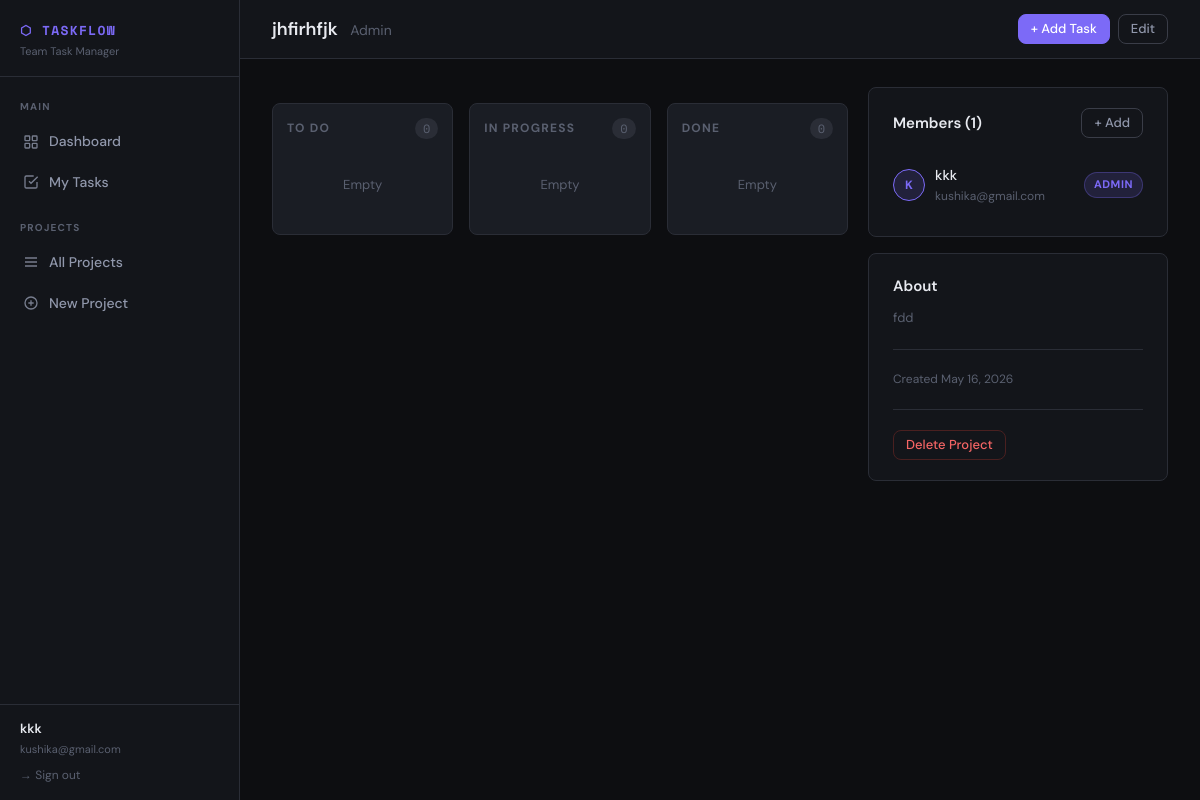
The page /projects/1 (signed in) on the database its author committed.
### app.py (models this page shows, shortened)
class User(UserMixin, db.Model):
    id = db.Column(db.Integer, primary_key=True)
    name = db.Column(db.String(100), nullable=False)
    email = db.Column(db.String(150), unique=True, nullable=False)
    password_hash = db.Column(db.String(256), nullable=False)
    created_at = db.Column(db.DateTime, default=datetime.utcnow)
    owned_projects = db.relationship('Project', backref='owner', lazy=True)
    assigned_tasks = db.relationship('Task', backref='assignee', lazy=True)
    def get_role_in(self, project):
        stmt = project_members.select().where(
            project_members.c.user_id == self.id,
            project_members.c.project_id == project.id
        )
        result = db.session.execute(stmt).fetchone()
        return result.role if result else None

class Project(db.Model):
    id = db.Column(db.Integer, primary_key=True)
    name = db.Column(db.String(150), nullable=False)
    description = db.Column(db.Text)
    owner_id = db.Column(db.Integer, db.ForeignKey('user.id'), nullable=False)
    created_at = db.Column(db.DateTime, default=datetime.utcnow)
    members = db.relationship('User', secondary=project_members,
                              backref=db.backref('projects', lazy='dynamic'))
    tasks = db.relationship('Task', backref='project', lazy=True, cascade='all, delete-orphan')

### tables this page shows
CREATE TABLE project_members (
	user_id INTEGER NOT NULL, 
	project_id INTEGER NOT NULL, 
	role VARCHAR(20), 
	PRIMARY KEY (user_id, project_id), 
	FOREIGN KEY(user_id) REFERENCES user (id), 
	FOREIGN KEY(project_id) REFERENCES project (id)
);

### app.py (the view)
@app.route('/projects/<int:project_id>')
@login_required
def project_detail(project_id):
    project = Project.query.get_or_404(project_id)
    if current_user not in project.members:
        abort(403)
    role = current_user.get_role_in(project)
    tasks = Task.query.filter_by(project_id=project_id).order_by(Task.created_at.desc()).all()
    task_groups = {
        'To Do': [t for t in tasks if t.status == 'To Do'],
        'In Progress': [t for t in tasks if t.status == 'In Progress'],
        'Done': [t for t in tasks if t.status == 'Done'],
    }
    member_roles = []
    for m in project.members:
        member_roles.append({'user': m, 'role': m.get_role_in(project)})
    return render_template('project_detail.html', project=project, task_groups=task_groups,
                           role=role, member_roles=member_roles, today=date.today())

### app.py (called while the page is built)
@login_manager.user_loader
def load_user(user_id):
    return db.session.get(User, int(user_id))

### templates/project_detail.html (shortened to what this page needs)
{% extends "base.html" %}
{% block page_title %}{{ project.name }} <span>{{ role }}</span>{% endblock %}
{% block topbar_actions %}
  {% if role == 'Admin' %}
    <a href="{{ url_for('new_task', project_id=project.id) }}" class="btn btn-primary btn-sm">+ Add Task</a>
    <a href="{{ url_for('edit_project', project_id=project.id) }}" class="btn btn-ghost btn-sm">Edit</a>
  {% endif %}
{% endblock %}
{% block content %}
<div style="display:grid;grid-template-columns:1fr 300px;gap:20px;align-items:start;">
  <div>
    <div class="kanban">
      {% for col_name, col_tasks in task_groups.items() %}
        <div class="kanban-col">
          <div class="kanban-col-header">
            <div class="kanban-col-title">{{ col_name }}</div>
            <div class="kanban-count">{{ col_tasks|length }}</div>
          </div>
          {% for task in col_tasks %}
            <div class="task-card" onclick="location.href='{{ url_for('edit_task', task_id=task.id) }}'">
              <div class="task-card-title">{{ task.title }}</div>
              <div class="task-card-meta">
                {% if task.priority == 'High' %}<span class="badge badge-high">High</span>
                {% elif task.priority == 'Medium' %}<span class="badge badge-medium">Medium</span>
                {% else %}<span class="badge badge-low">Low</span>{% endif %}
                {% if task.is_overdue %}
                  <span class="badge badge-overdue">Overdue</span>
                {% elif task.due_date %}
                  <span class="task-due">Due {{ task.due_date.strftime('%b %d') }}</span>
                {% endif %}
                {% if task.assignee %}
                  <span class="task-assignee">{{ task.assignee.name }}</span>
                {% endif %}
              </div>
              {% if role == 'Admin' %}
                <div style="margin-top:10px;display:flex;gap:6px;" onclick="event.stopPropagation()">
                  {% if col_name != 'To Do' %}
                    <button class="btn btn-ghost btn-sm" onclick="updateStatus({{ task.id }}, 'To Do', this)">← To Do</button>
                  {% endif %}
                  {% if col_name != 'In Progress' %}
                    <button class="btn btn-ghost btn-sm" onclick="updateStatus({{ task.id }}, 'In Progress', this)">In Progress</button>
                  {% endif %}
                  {% if col_name != 'Done' %}
                    <button class="btn btn-ghost btn-sm" onclick="updateStatus({{ task.id }}, 'Done', this)">Done ✓</button>
                  {% endif %}
                </div>
              {% elif task.assignee_id == current_user.id %}
                <div style="margin-top:10px;display:flex;gap:6px;" onclick="event.stopPropagation()">
                  {% if col_name != 'In Progress' %}
                    <button class="btn btn-ghost btn-sm" onclick="updateStatus({{ task.id }}, 'In Progress', this)">Start</button>
                  {% endif %}
                  {% if col_name != 'Done' %}
                    <button class="btn btn-ghost btn-sm" onclick="updateStatus({{ task.id }}, 'Done', this)">Done ✓</button>
                  {% endif %}
                </div>
              {% endif %}
            </div>
          {% else %}
            <div style="text-align:center;padding:24px 0;color:var(--text3);font-size:13px;">Empty</div>
          {% endfor %}
        </div>
      {% endfor %}
    </div>
  </div>
  <div>
    <div class="card" style="margin-bottom:16px;">
      <div class="card-header">
        <div class="card-title">Members ({{ member_roles|length }})</div>
        {% if role == 'Admin' %}
          <button class="btn btn-ghost btn-sm" onclick="document.getElementById('add-member-modal').classList.add('open')">+ Add</button>
        {% endif %}
      </div>
      {% for mr in member_roles %}
        <div class="member-row">
          <div class="member-info">
            <div class="avatar">{{ mr.user.name[0].upper() }}</div>
            <div>
              <div class="member-name">{{ mr.user.name }}</div>
              <div class="member-email">{{ mr.user.email }}</div>
            </div>
          </div>
          <div style="display:flex;align-items:center;gap:8px;">
            <span class="badge badge-{{ 'admin' if mr.role == 'Admin' else 'member' }}">{{ mr.role }}</span>
          </div>
        </div>
      {% endfor %}
    </div>
    <div class="card">
      <div class="card-title" style="margin-bottom:10px;">About</div>
      <p style="font-size:13px;color:var(--text3);line-height:1.6;">{{ project.description or 'No description provided.' }}</p>
      <div class="divider"></div>
      <div style="font-size:12px;color:var(--text3);">
        Created {{ project.created_at.strftime('%b %d, %Y') }}
      </div>
      {% if role == 'Admin' %}
        <div class="divider"></div>
        <form method="POST" action="{{ url_for('delete_project', project_id=project.id) }}" onsubmit="return confirm('Delete this project and all its tasks? This cannot be undone.')">
          <button type="submit" class="btn btn-danger btn-sm">Delete Project</button>
        </form>
      {% endif %}
    </div>
  </div>
</div>
{% endblock %}

### templates/base.html (shortened to what this page needs)
<!DOCTYPE html>
<html lang="en">
<head>
  <link rel="stylesheet" href="{{ url_for('static', filename='css/style.css') }}"/>
</head>
<body>
<div class="app-shell">
  <aside class="sidebar">
    <div class="sidebar-logo">
      <div class="logo-mark">⬡ TaskFlow</div>
      <div class="logo-sub">Team Task Manager</div>
    </div>
    <nav class="sidebar-nav">
      <div class="sidebar-section-label">Main</div>
      <a href="{{ url_for('dashboard') }}" class="nav-link {% if request.endpoint == 'dashboard' %}active{% endif %}">
        <svg width="16" height="16" fill="none" stroke="currentColor" stroke-width="2" viewBox="0 0 24 24"><rect x="3" y="3" width="7" height="7" rx="1"/><rect x="14" y="3" width="7" height="7" rx="1"/><rect x="3" y="14" width="7" height="7" rx="1"/><rect x="14" y="14" width="7" height="7" rx="1"/></svg>
        Dashboard
      </a>
      <a href="{{ url_for('my_tasks') }}" class="nav-link {% if request.endpoint == 'my_tasks' %}active{% endif %}">
        <svg width="16" height="16" fill="none" stroke="currentColor" stroke-width="2" viewBox="0 0 24 24"><path d="M9 11l3 3L22 4"/><path d="M21 12v7a2 2 0 01-2 2H5a2 2 0 01-2-2V5a2 2 0 012-2h11"/></svg>
        My Tasks
      </a>
      <div class="sidebar-section-label" style="margin-top:8px">Projects</div>
      <a href="{{ url_for('projects') }}" class="nav-link {% if request.endpoint == 'projects' %}active{% endif %}">
        <svg width="16" height="16" fill="none" stroke="currentColor" stroke-width="2" viewBox="0 0 24 24"><path d="M3 6h18M3 12h18M3 18h18"/></svg>
        All Projects
      </a>
      <a href="{{ url_for('new_project') }}" class="nav-link {% if request.endpoint == 'new_project' %}active{% endif %}">
        <svg width="16" height="16" fill="none" stroke="currentColor" stroke-width="2" viewBox="0 0 24 24"><circle cx="12" cy="12" r="9"/><path d="M12 8v8M8 12h8"/></svg>
        New Project
      </a>
    </nav>
    <div class="sidebar-user">
      <div class="user-name">{{ current_user.name }}</div>
      <div class="user-email">{{ current_user.email }}</div>
      <a href="{{ url_for('logout') }}" class="logout-link">→ Sign out</a>
    </div>
  </aside>
  <div class="main-content">
    <header class="topbar">
      <div class="page-title">{% block page_title %}{% endblock %}</div>
      <div class="flex gap-8">{% block topbar_actions %}{% endblock %}</div>
    </header>
    <main class="content">{% block content %}{% endblock %}</main>
  </div>
</div>
</body>
</html>

### rows shown on the page
User: name "kkk", email "kushika@gmail.com"
Project: name "jhfirhfjk", description "fdd", created_at "May 16, 2026"
project_members: role "Admin", user "K", user.name "kkk", user.email "kushika@gmail.com", role "ADMIN"

### other values the page prints
{{ col_name }} "TO DO" "IN PROGRESS" "DONE"
{{ col_tasks|length }} "0" "0" "0"
{{ member_roles|length }} "1"
